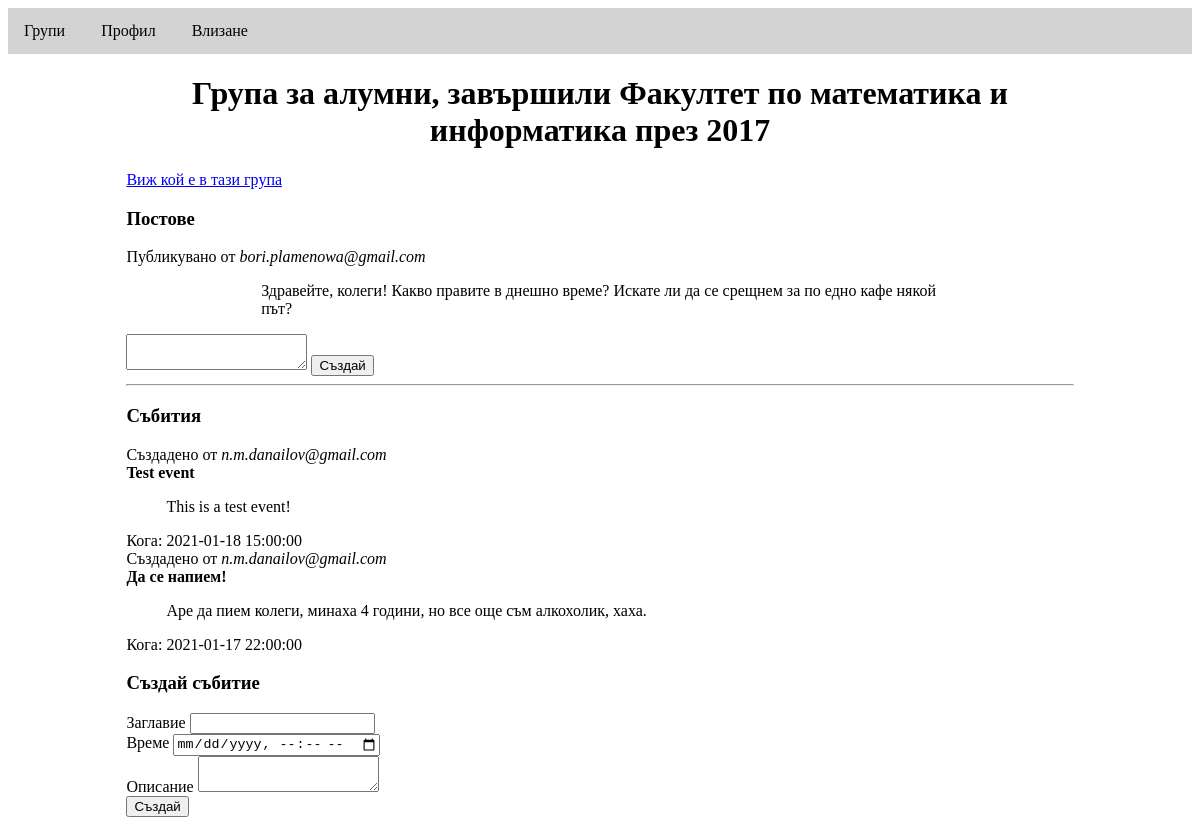
/groups?id=2, run on an earlier commit of the app's database.
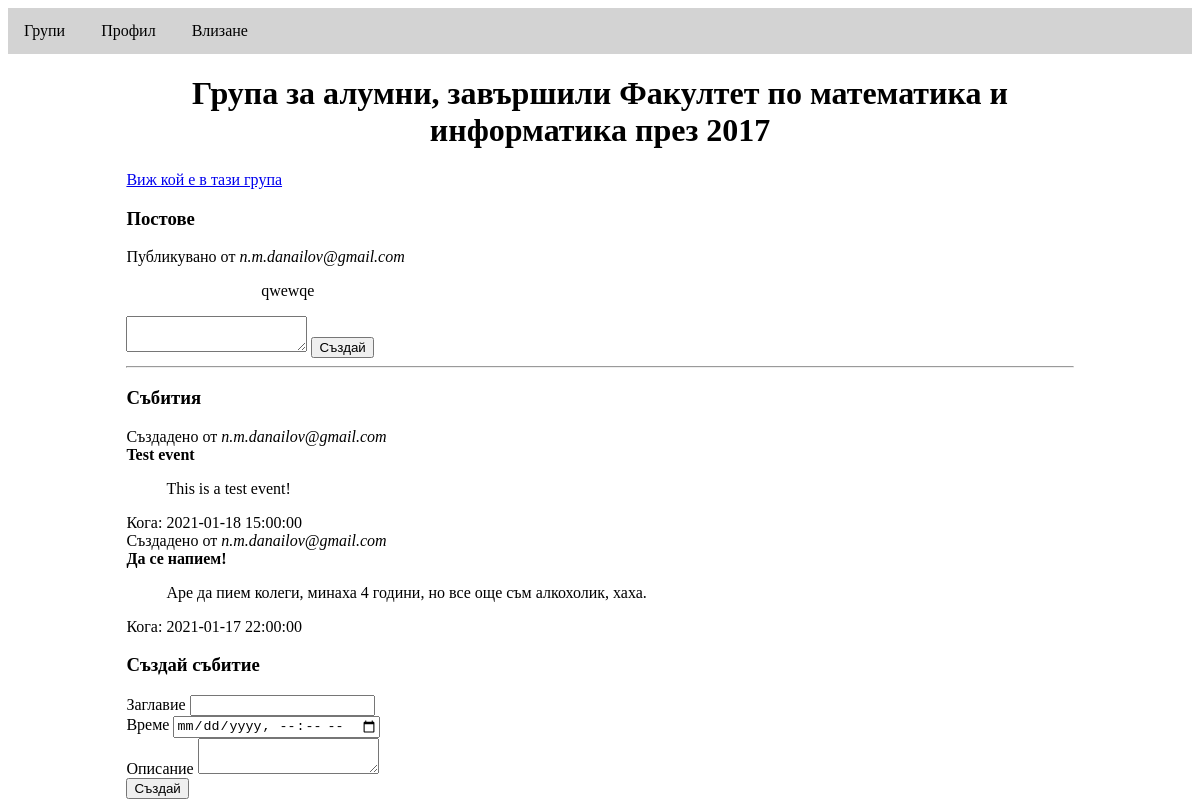
And on a later commit of the database.
### tables this page shows
CREATE TABLE `posts` (
  `id` int(11) NOT NULL,
  `group_id` int(11) NOT NULL,
  `content` text NOT NULL,
  `user_id` int(11) NOT NULL
);

CREATE TABLE `users` (
  `id` int(11) NOT NULL,
  `email` varchar(64) NOT NULL,
  `password` varchar(128) NOT NULL,
  `name` varchar(64) NOT NULL,
  `security_level` varchar(32) NOT NULL,
  `place` varchar(64) DEFAULT NULL,
  `faculty` varchar(128) NOT NULL,
  `subject` varchar(64) NOT NULL,
  `administrative_group` int(8) NOT NULL,
  `year_graduated` year(4) NOT NULL,
  `picture` mediumtext DEFAULT NULL
);

CREATE TABLE `events` (
  `id` int(11) NOT NULL,
  `group_id` int(11) NOT NULL,
  `title` varchar(128) NOT NULL,
  `datetime` datetime NOT NULL,
  `description` text NOT NULL,
  `user_id` int(11) NOT NULL
);

### groups/group_show.php (the view, shortened to what this page needs)
<?php
    $group_id = $_GET['id'];
    $conn = new_db_connection();
    $sql = "SELECT id, year, faculty, admin_id FROM groups WHERE id = ?";
    $stmt = $conn->prepare($sql);
    $stmt->execute([$group_id]);
    $group = $stmt->fetch(PDO::FETCH_ASSOC);
    $sql = "SELECT posts.id as id, posts.content as content, user_id, users.email as user_email FROM posts
            JOIN users ON posts.user_id = users.id
            WHERE posts.group_id = ?;";
    $stmt = $conn->prepare($sql);
    $stmt->execute([$group_id]);
    $posts = $stmt->fetchALL(PDO::FETCH_ASSOC);
    $sql = "SELECT events.id as id, title, datetime, description, user_id, users.email as user_email FROM events
            JOIN users ON events.user_id = users.id
            WHERE group_id = ?;";
    $stmt = $conn->prepare($sql);
    $stmt->execute([$group_id]);
    $events = $stmt->fetchALL(PDO::FETCH_ASSOC);
?>
<link rel="stylesheet" href="styles.css">
<h1>
    <?php
        if(isset($group['year'])) {
            printf("Група за алумни, завършили %s през %s", $group['faculty'], $group['year']);
        }
        else {
            printf("Група за алумни, завършили %s", $group['faculty']);
        }
    ?>
</h1>
<a href="<?php echo("/groups/users?id=" . $group_id);?>">Виж кой е в тази група</a>
<div class="posts">
    <h3>Постове</h3>
    <?php foreach($posts as $post): ?>
        <div class='post'>
            <div class='user'>
                <?php printf("Публикувано от <i>%s</i>", $post['user_email']); ?>
            </div>
            <div class='content'>
                <blockquote><?php printf("%s", $post['content']); ?></blockquote>
            </div>
        </div>
    <?php endforeach; ?>
    <div>
        <form action="/groups/create_post.php" method="post">
            <textarea name="content"></textarea>
            <input type="submit" value="Създай"></input>
        </form>
    </div>
</div>
<hr/>
<div class="event">
    <h3>Събития</h3>
    <?php foreach($events as $event): ?>
        <div class='event'>
            <div class='user'>
                <?php printf("Създадено от <i>%s</i>", $event['user_email']); ?>
            </div>
            <div class='content'>
                <b><?php echo($event['title']); ?></b>
            </div>
            <div class='description'>
                <blockquote><?php echo($event['description']); ?></blockquote>
            </div>
            <div class='datetime'>
                Кога: <?php echo($event['datetime']); ?>
            </div>
        </div>
    <?php endforeach; ?>
</div>
<div>
    <h3>Създай събитие</h3>
    <form action="/groups/create_event.php" method="post">
        <div>
            <label>Заглавие</label>
            <input type="text" name="title"></input>
        </div>
        <div>
            <label>Време</label>
            <input type="datetime-local" name="datetime"></input>
        </div>
        <div>
            <label>Описание</label>
            <textarea name="description"></textarea>
        </div>
        <input type="submit" value="Създай"></input>
    </form>
</div>

What changed in the data, as far as the page shows it:
removed posts: user.email "bori.plamenowa@gmail.com", content "Здравейте, колеги! Какво правите в днешно време? Искате ли да се срещнем за по едно кафе някой път?"
added posts: user.email "n.m.danailov@gmail.com", content "qwewqe"
